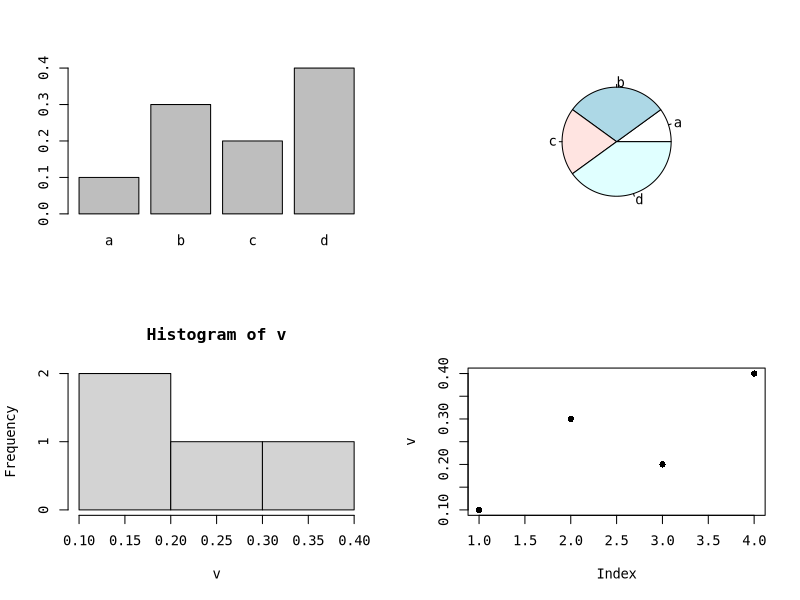

Source code (R):
par(mfrow=c(2,2))
par(family="NanumGothicCoding")
v<-c(0.1,0.3,0.2,0.4)
names(v)<-c("a","b","c","d")
barplot(v)
pie(v)
hist(v)
plot(v,pch=16)
